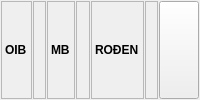
                 <widget class="QFrame" name="fraKupacMaticniPodaci">
                  <property name="sizePolicy">
                   <sizepolicy hsizetype="Preferred" vsizetype="Maximum">
                    <horstretch>0</horstretch>
                    <verstretch>0</verstretch>
                   </sizepolicy>
                  </property>
                  <property name="frameShape">
                   <enum>QFrame::NoFrame</enum>
                  </property>
                  <property name="frameShadow">
                   <enum>QFrame::Raised</enum>
                  </property>
                  <layout class="QHBoxLayout" name="horizontalLayout_29">
                   <property name="spacing">
                    <number>1</number>
                   </property>
                   <property name="leftMargin">
                    <number>1</number>
                   </property>
                   <property name="topMargin">
                    <number>1</number>
                   </property>
                   <property name="rightMargin">
                    <number>1</number>
                   </property>
                   <property name="bottomMargin">
                    <number>1</number>
                   </property>
                   <item>
                    <widget class="QLabel" name="lblOibTitle">
                     <property name="sizePolicy">
                      <sizepolicy hsizetype="Maximum" vsizetype="Preferred">
                       <horstretch>0</horstretch>
                       <verstretch>0</verstretch>
                      </sizepolicy>
                     </property>
                     <property name="maximumSize">
                      <size>
                       <width>60</width>
                       <height>16777215</height>
                      </size>
                     </property>
                     <property name="font">
                      <font>
                       <weight>75</weight>
                       <bold>true</bold>
                      </font>
                     </property>
                     <property name="frameShape">
                      <enum>QFrame::StyledPanel</enum>
                     </property>
                     <property name="text">
                      <string>OIB</string>
                     </property>
                    </widget>
                   </item>
                   <item>
                    <widget class="QLabel" name="lblOib">
                     <property name="font">
                      <font>
                       <weight>75</weight>
                       <bold>true</bold>
                      </font>
                     </property>
                     <property name="frameShape">
                      <enum>QFrame::StyledPanel</enum>
                     </property>
                     <property name="alignment">
                      <set>Qt::AlignCenter</set>
                     </property>
                    </widget>
                   </item>
                   <item>
                    <widget class="QLabel" name="lblMBTitle">
                     <property name="sizePolicy">
                      <sizepolicy hsizetype="Maximum" vsizetype="Preferred">
                       <horstretch>0</horstretch>
                       <verstretch>0</verstretch>
                      </sizepolicy>
                     </property>
                     <property name="font">
                      <font>
                       <weight>75</weight>
                       <bold>true</bold>
                      </font>
                     </property>
                     <property name="frameShape">
                      <enum>QFrame::StyledPanel</enum>
                     </property>
                     <property name="text">
                      <string>MB</string>
                     </property>
                    </widget>
                   </item>
                   <item>
                    <widget class="QLabel" name="lblMB">
                     <property name="font">
                      <font>
                       <weight>75</weight>
                       <bold>true</bold>
                      </font>
                     </property>
                     <property name="frameShape">
                      <enum>QFrame::StyledPanel</enum>
                     </property>
                    </widget>
                   </item>
                   <item>
                    <widget class="QLabel" name="lblDatumRodjenaTitle">
                     <property name="sizePolicy">
                      <sizepolicy hsizetype="Maximum" vsizetype="Preferred">
                       <horstretch>0</horstretch>
                       <verstretch>0</verstretch>
                      </sizepolicy>
                     </property>
                     <property name="font">
                      <font>
                       <weight>75</weight>
                       <bold>true</bold>
                      </font>
                     </property>
                     <property name="frameShape">
                      <enum>QFrame::StyledPanel</enum>
                     </property>
                     <property name="text">
                      <string>ROĐEN</string>
                     </property>
                    </widget>
                   </item>
                   <item>
                    <widget class="QLabel" name="lblDatumRodjenja">
                     <property name="font">
                      <font>
                       <weight>75</weight>
                       <bold>true</bold>
                      </font>
                     </property>
                     <property name="frameShape">
                      <enum>QFrame::StyledPanel</enum>
                     </property>
                     <property name="alignment">
                      <set>Qt::AlignCenter</set>
                     </property>
                    </widget>
                   </item>
                   <item>
                    <widget class="QPushButton" name="btnStrankaEdit">
                     <property name="sizePolicy">
                      <sizepolicy hsizetype="Maximum" vsizetype="Preferred">
                       <horstretch>0</horstretch>
                       <verstretch>0</verstretch>
                      </sizepolicy>
                     </property>
                     <property name="maximumSize">
                      <size>
                       <width>40</width>
                       <height>16777215</height>
                      </size>
                     </property>
                     <property name="font">
                      <font>
                       <weight>75</weight>
                       <bold>true</bold>
                      </font>
                     </property>
                     <property name="cursor">
                      <cursorShape>PointingHandCursor</cursorShape>
                     </property>
                     <property name="text">
                      <string/>
                     </property>
                     <property name="icon">
                      <iconset resource="../../resources/DonatForm.qrc">
                       <normaloff>:/InDonat/Forms/images/ZAMJENA.gif</normaloff>:/InDonat/Forms/images/ZAMJENA.gif</iconset>
                     </property>
                     <property name="iconSize">
                      <size>
                       <width>16</width>
                       <height>16</height>
                      </size>
                     </property>
                    </widget>
                   </item>
                  </layout>
                 </widget>
